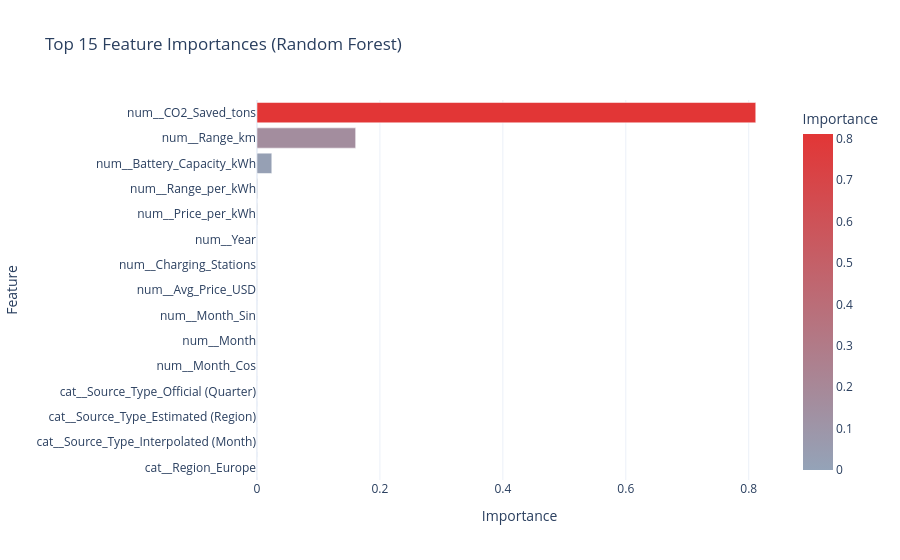

The notebook cell saved with this chart:
### Markdown cell above
#### Feature Importance

### Code cell
## Extracting model from its pipeline
tuned_model = best_pipeline.named_steps['model']

try:
    feature_names = best_pipeline.named_steps['preprocessor'].get_feature_names_out()
except AttributeError:
    feature_names = [f"Feature {i}" for i in range(X_train.shape[1])]

if hasattr(tuned_model, 'feature_importances_'):
    importances = tuned_model.feature_importances_
    feat_df = pd.DataFrame({"Feature": feature_names, "Importance": importances})
    feat_df = feat_df.sort_values(by="Importance", ascending=True).tail(15)
    
    fig_feat = px.bar(feat_df, x="Importance", y="Feature", orientation='h',
                 color="Importance", 
                 color_continuous_scale=["#94a3b8", "#e23636"],
                 title=f"Top 15 Feature Importances ({best_model_name})")
    
    fig_feat.update_layout(template="plotly_white")
    fig_feat.show()
else:
    print(f"{best_model_name} does not support standard feature_importances_ extraction.")

### Figure 1 — Plotly figure (JSON) as saved in the notebook; plotly's stock layout.template omitted (floating-point values rounded to 4 significant figures)
{"data": [{"alignmentgroup": "True", "hovertemplate": "Importance=%{marker.color}<br>Feature=%{y}<extra></extra>", "legendgroup": "", "marker": {"color": [5.623e-05, 5.723e-05, 6.49e-05, 6.76e-05, 0.0001645, 0.0001716, 0.0001923, 0.0002763, 0.0003611, 0.00038, 0.0009152, 0.001003, 0.02405, 0.1605, 0.8114], "coloraxis": "coloraxis", "pattern": {"shape": ""}}, "name": "", "offsetgroup": "", "orientation": "h", "showlegend": false, "textposition": "auto", "type": "bar", "x": [5.623e-05, 5.723e-05, 6.49e-05, 6.76e-05, 0.0001645, 0.0001716, 0.0001923, 0.0002763, 0.0003611, 0.00038, 0.0009152, 0.001003, 0.02405, 0.1605, 0.8114], "xaxis": "x", "y": ["cat__Region_Europe", "cat__Source_Type_Interpolated (Month)", "cat__Source_Type_Estimated (Region)", "cat__Source_Type_Official (Quarter)", "num__Month_Cos", "num__Month", "num__Month_Sin", "num__Avg_Price_USD", "num__Charging_Stations", "num__Year", "num__Price_per_kWh", "num__Range_per_kWh", "num__Battery_Capacity_kWh", "num__Range_km", "num__CO2_Saved_tons"], "yaxis": "y"}], "layout": {"barmode": "relative", "coloraxis": {"colorbar": {"title": {"text": "Importance"}}, "colorscale": [[0, "#94a3b8"], [1, "#e23636"]]}, "legend": {"tracegroupgap": 0}, "title": {"text": "Top 15 Feature Importances (Random Forest)"}, "xaxis": {"anchor": "y", "domain": [0, 1], "title": {"text": "Importance"}}, "yaxis": {"anchor": "x", "domain": [0, 1], "title": {"text": "Feature"}}}}
